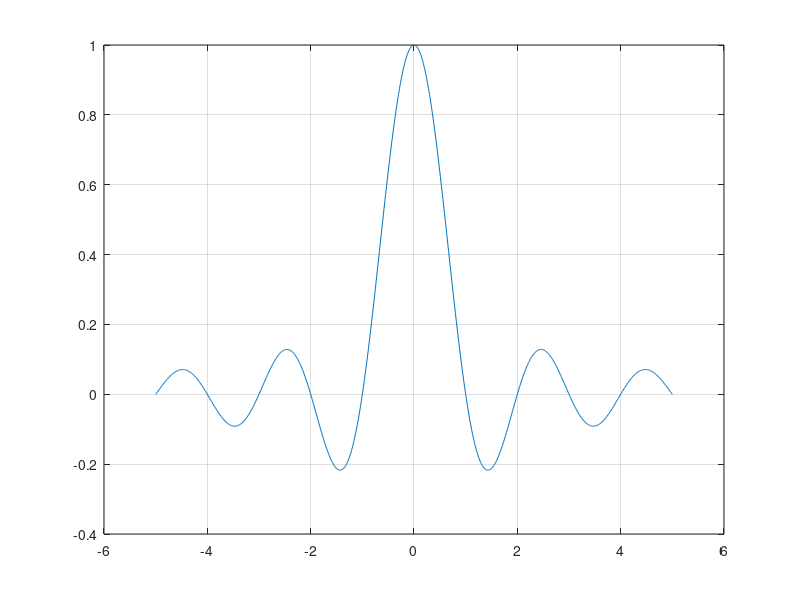

This figure's MATLAB source:
x = -5:.01:5;
plot(x, sinc(x))
grid on

function y = sinc(x)
% this function computes the sinc function
% given beta as an input
    y = ones(size(x));
    isNonZero = x~=0;
    y(isNonZero) = sin(pi * x(isNonZero))./(pi*x(isNonZero));
end